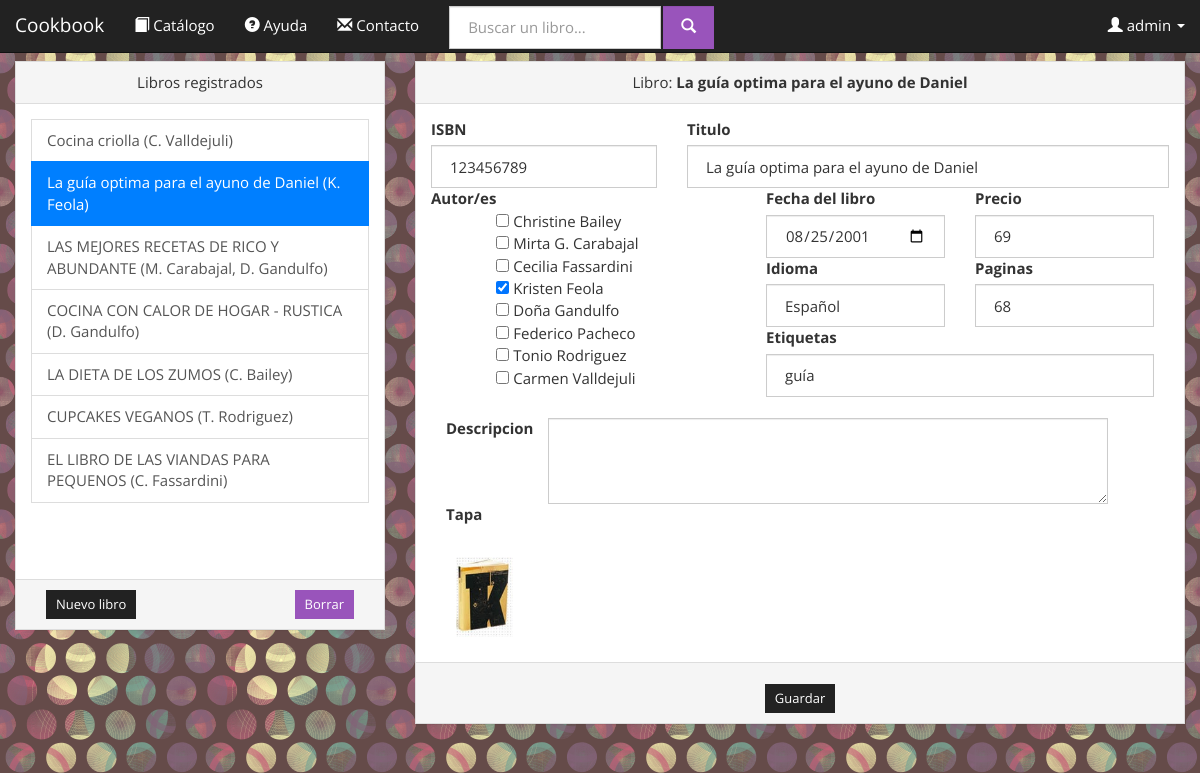
/cookbooks.com.ar/admin_books.php?id=2 (signed in), run on an earlier commit of the app's database.
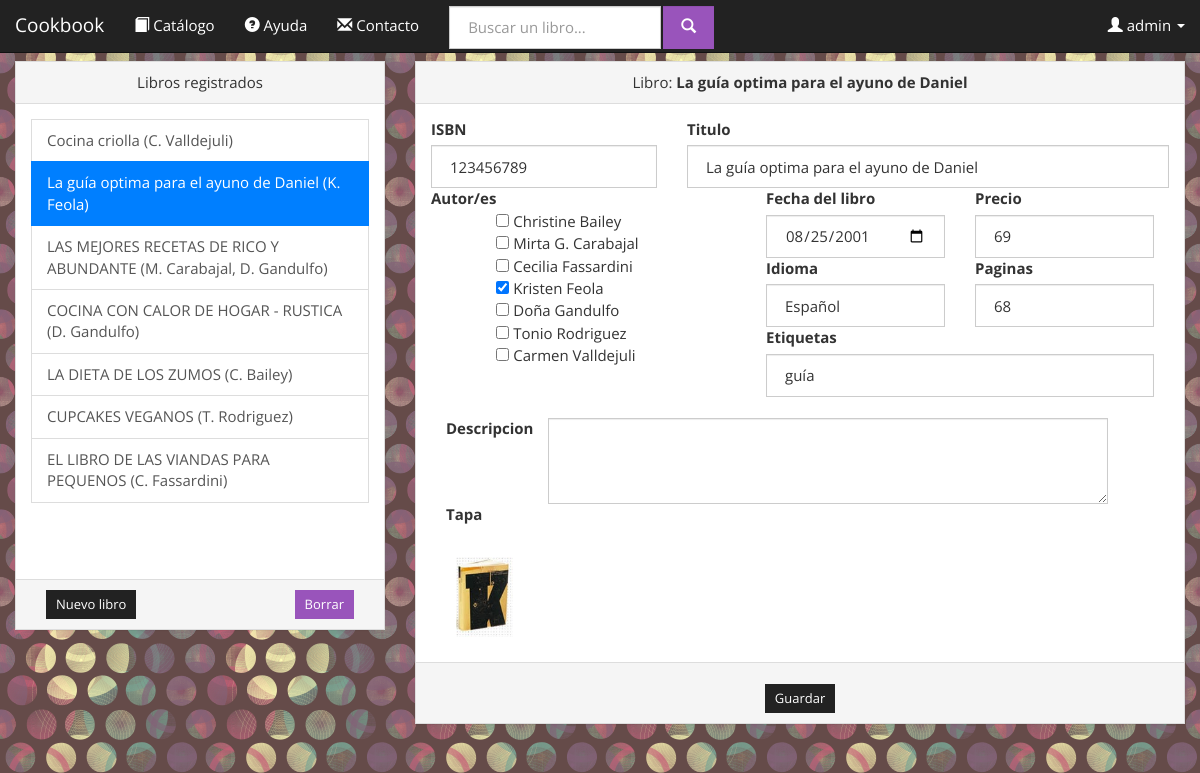
And on a later commit of the database.
### tables this page shows
CREATE TABLE IF NOT EXISTS `usuarios` (
  `username` varchar(30) NOT NULL,
  `password` varchar(30) NOT NULL,
  `nombre` varchar(30) DEFAULT NULL,
  `apellido` varchar(30) DEFAULT NULL,
  `direccion` varchar(50) DEFAULT NULL,
  `mail` varchar(30) DEFAULT NULL,
  `telefono` varchar(12) DEFAULT NULL,
  `admin` tinyint(1) NOT NULL,
  `fecha_alta` date NOT NULL,
  `fecha_nac` date DEFAULT NULL,
  PRIMARY KEY (`username`)
);

CREATE TABLE IF NOT EXISTS `libros` (
  `ID` int(11) NOT NULL AUTO_INCREMENT,
  `ISBN` varchar(10) NOT NULL DEFAULT '',
  `titulo` varchar(50) NOT NULL DEFAULT '',
  `IDIOMA` varchar(40) NOT NULL DEFAULT '',
  `paginas` int(11) NOT NULL DEFAULT '0',
  `precio` float NOT NULL DEFAULT '0',
  `fecha` date NOT NULL DEFAULT '0000-00-00',
  `etiquetas` varchar(100) NOT NULL DEFAULT '',
  `texto` text,
  `tapa` text,
  `eliminado` tinyint(1) NOT NULL DEFAULT '0',
  PRIMARY KEY (`ID`)
);

CREATE TABLE IF NOT EXISTS `autor` (
  `ID` int(11) NOT NULL AUTO_INCREMENT,
  `nombre` varchar(30) NOT NULL,
  `apellido` varchar(30) NOT NULL,
  `fecha_nacimiento` date DEFAULT '0000-00-00',
  `lugar_nacimiento` varchar(50) DEFAULT '',
  `eliminado` tinyint(1) NOT NULL DEFAULT '0',
  PRIMARY KEY (`ID`)
);

### cookbooks.com.ar/database.php (called while the page is built, shortened)
<?php
class Conexion {
	private $local = false;
	private $hostname = 'localhost';
	private $port = '8080';
	private $username = 'root';
	private $password = 'F3Dericcio';
	private $dbname = 'cookbookg32';
	private $dbh;
	function __construct(){
		if (!$this->local){
			$this->hostname = 'db4free.net';
			$this->port = '3306';
			$this->username = 'federico';
			$this->password = 'federico';
			$this->dbname = 'cookbookg32';
		}
	}
	function conectar(){
		try {
			$this->dbh = new PDO("mysql:host=$this->hostname;dbname=$this->dbname;port=$this->port", $this->username, $this->password, array(PDO::MYSQL_ATTR_INIT_COMMAND => "SET NAMES utf8"));
			return true;
		} catch(PDOException $e) {
			return false;
		}
	}
	function query($statement){
		return $this->dbh->query($statement);
	}
}
class Users{
	static private $conexion;
	static private $initialized = FALSE;
	static function initialize(){
		if (self::$initialized) return;
		self::$conexion = new Conexion;
		self::$initialized = TRUE;
	}
	static function getUserLogin(){
		if (isset($_SESSION['username'])){
			$username = $_SESSION['username'];
			$info = self::$conexion->query("SELECT * FROM usuarios WHERE username='$username' ");
			if ($info->rowCount() == 1){
				$array = $info->fetch(PDO::FETCH_ASSOC);
				return new User($array);
			}else return NULL;
		}else{
			return NULL;
		}
	}
}
class User{
	private	$username,
			$password,
			$nombre,
			$apellido,
			$direccion,
			$email,
			$telefono,
			$fecha_nacimiento,
			$fecha_alta,
			$administrator;
	function __construct($params){
		$this->username = $params['username'];
	}
	function getUsername(){
		return $this->username;
	}
}
class Books{
	static private $conexion;
	static private $initialized = false;
	static function initialize(){
		if (self::$initialized) return;
		self::$conexion = new Conexion;
		self::$initialized = TRUE;
	}
	static function getLibros(){
		$result = self::$conexion->query("
			SELECT L.ID, L.ISBN, L.titulo, GROUP_CONCAT(E.id_autor) as autores, L.paginas, L.precio, L.IDIOMA, L.fecha, L.etiquetas, L.texto, L.tapa, L.eliminado
			FROM libros L
			LEFT JOIN escribe E ON (L.ID=E.id_libro)
			WHERE(L.eliminado=0)
			GROUP BY L.ID
		");
		$libros = array();
		if ($result){
			$librosDatos = $result->fetchAll(PDO::FETCH_ASSOC);
			foreach ($librosDatos as $key => $info) {
				array_push($libros, new Book($info));
			}
		}
		return $libros;
	}
	static function getBook($bookID){
		$result = self::$conexion->query("
			SELECT L.ID, L.ISBN, L.titulo, GROUP_CONCAT(E.id_autor) as autores, L.paginas, L.precio, L.IDIOMA, L.fecha, L.etiquetas, L.texto, L.tapa, L.eliminado
			FROM libros L
			LEFT JOIN escribe E ON (L.ID=E.id_libro)
			GROUP BY L.ID
			HAVING (L.ID=$bookID)
		");
		if ($result && $result->rowCount()>0){
			$bookInfo = $result->fetchAll(PDO::FETCH_ASSOC);
			return new Book($bookInfo[0]);
		}
		return NULL;
	}
}
class Book{
	private	$ID,
	        $ISBN,
			$titulo,
			$paginas,
			$precio,
			$idioma,
			$fecha,
			$etiquetas,
			$texto,
			$tapa,
			$eliminado,
			$autores;
	function __construct($param){
	    $this->ID = $param['ID'];
		$this->ISBN = $param['ISBN'];
		$this->titulo = $param['titulo']? $param['titulo']:'';
		$this->paginas = $param['paginas']? $param['paginas']:'0';
		$this->precio = $param['precio']? $param['precio']:'0';
		$this->idioma= $param['IDIOMA']? $param['IDIOMA']:'';
		$this->fecha = $param['fecha']? $param['fecha']:'0000-00-00';
		$this->etiquetas = $param['etiquetas']? $param['etiquetas']:'';
		$this->tapa = $param['tapa']? $param['tapa']:'';
		$this->autores = $param['autores']? $param['autores']:'';
	}
    function getID(){
        return $this->ID;
    }
	function getISBN(){
		return $this->ISBN;
	}
	function getTitulo(){
		return $this->titulo;
	}
	function getAutoresIDs_arr(){
		return explode(",", $this->autores);
	}
	function getAutoresString(){
		$arreglo= $this->getAutores();
		$string ="";
		foreach ($arreglo as $key => $value) {
			$inicial=$value->getNombre();
			$inicial= $inicial[0];
			$string.=$inicial.'. '.$value->getApellido().", ";
		}
		$string= substr ($string, 0, -2);
		return $string;
	}
	function getAutores(){
		$autores_ids = explode(",", $this->autores);
		$result= Array();
		foreach ($autores_ids as $key => $value) {
			$autor = Authors::getAuthor($value);
			if ($autor)	array_push($result, $autor);
		}
		return $result;
	}
	function getPaginas(){
		return $this->paginas;
	}
	function getPrecio(){
		return $this->precio;
	}
	function getIdioma(){
		return $this->idioma;
	}
	function getFecha(){
		return $this->fecha;
	}
	function getEtiquetas(){
		return $this->etiquetas;
	}
	function getTapa(){
		return $this->tapa;
	}
}
class Authors{
	static private $initialized = FALSE;
	static private $conexion;
	private static function initialize(){
		if (self::$initialized) return;
		self::$conexion = new Conexion;
		self::$initialized = TRUE;
	}
	public static function getAuthors(){
		$result =  self::$conexion->query("
			SELECT *
			FROM autor
			WHERE (eliminado=0)
			ORDER BY apellido
		");
		$authors = array();
		if ($result){
			$authorsData = $result->fetchAll(PDO::FETCH_ASSOC);
			foreach ($authorsData as $key => $info) {
				array_push($authors, new Author($info));
			}
		}
		return $authors;
	}
	public static function getAuthor($ID){
		$result = self::$conexion->query("
			SELECT *
			FROM autor
			WHERE (ID=$ID)AND(eliminado=0)
			LIMIT 1
		");
		if ($result && $result->rowCount()>0) return new Author($result->fetch(PDO::FETCH_ASSOC));
		else return NULL;
	}
}
class Author{
	private	$ID,
			$nombre,
			$apellido,
			$fecha_nacimiento,
			$lugar_nacimiento,
			$eliminado;
	function __construct($params){
		$this->ID = $params['ID'];
		$this->nombre = $params['nombre']? $params['nombre']: "";
		$this->apellido = $params['apellido']? $params['apellido']:"";
	}
	function getID(){
		return $this->ID;
	}
	function getNombre(){
		return $this->nombre;
	}
	function getApellido(){
		return $this->apellido;
	}
	function getNombreApellido(){
		return $this->nombre.' '.$this->apellido;
	}
}
		?>

### cookbooks.com.ar/admin_books.php (the view, shortened to what the rows shown need)
<?php include_once('database.php'); ?>
<!DOCTYPE html>
<html lang="es">
    <head>
        <link href="bootstrap-3.1.1-dist/css/bootstrap_Cosmo.css" rel="stylesheet" media="screen">
         <?php include_once('database.php'); ?>
		<link href="website/uploadFile/uploadfile.min.css" rel="stylesheet">
    </head>
    <body>
        <?php include_once('navigation.php'); ?>
        <?php
			$ID_ACTIVE = -1;		if (isset($_REQUEST['id'])) $ID_ACTIVE = $_REQUEST['id'];
			$NUEVO_LIBRO = FALSE;	if (isset($_REQUEST['new'])) $NUEVO_LIBRO = TRUE;
	    	$LIBRO = NULL;
	    	if ($ID_ACTIVE > 0){
	    		$LIBRO = Books::getBook($ID_ACTIVE);
	    	}
	    ?>
        <div class="container-fluid text-center">
            <div class="row">
                <div class="col-md-4">
                	<div class="panel panel-default">
                		<div class="panel-body" style="max-height: 475px; min-height:475px; overflow-y: scroll;">
                			<div class="list-group text-left">
                				<?php
	            					$libros = Books::getLibros();
	            					foreach ($libros as $key => $value) {
            					?>
										<a id="libro_<?php echo $value->getID(); ?>" href="admin_books.php?id=<?php echo $value->getID(); ?>" class="list-group-item <?php if ($ID_ACTIVE==$value->getID()) echo 'active' ?>">
											<?php echo $value->getTitulo().' ('.$value->getAutoresString().')'; ?>
										</a>
								<?php
									}
								?>
                			</div>
                		</div>
                	</div>
                </div>
                <div class="col-md-8 <?php if (!$LIBRO && !$NUEVO_LIBRO){ echo "hidden";} ?>">
                	<div class="panel panel-default">
                		<div class="panel-heading">Libro:
                			<strong>
                			<?php
                				if ($LIBRO) echo $LIBRO->getTitulo();
								elseif($NUEVO_LIBRO) echo "Nuevo Libro";
                			?>
                			</strong>
                		</div>
                		<div class="panel-body" style="max-height: auto; min-height:475px;">
                			<form id="libro_form" role="form" class="" enctype="multipart/form-data">
                				<div class="row">
	                				<div class="col-xs-4">
	                					<label for="libro_ISBN" class="pull-left">ISBN</label>
	            						<input class="form-control" id="libro_ISBN" type="text" placeholder="ISBN" value="<?php if ($LIBRO) echo $LIBRO->getISBN(); ?>" />
	                				</div>
	                				<div class="col-xs-8">
	                					<label for="libro_titulo" class="pull-left">Titulo</label>
	                					<input class="form-control" id="libro_titulo" type="text" placeholder="Titulo del libro" value="<?php if ($LIBRO) echo $LIBRO->getTitulo() ?>"/>
	                				</div>
                				</div>
                				<div class="row">
	                				<div class="col-xs-5">
	                					<label for="libro_autor" class="pull-left">Autor/es</label></br>
	                					<?php if ($LIBRO){  ?>
		                					<div id="contiene2"  style="overflow-y: scroll; height: 178px; text-align: left; ">
			                					<?php
			                					$autores = Authors::getAuthors();
												foreach ($autores as $key => $value) {
													if ( in_array($value->getID(), $LIBRO->getAutoresIDs_arr()) ){?>
														<input id="libro_autor" type="checkbox" checked="true" value="<?php echo $value->getID()?>">
														<?php echo $value->getNombreApellido();?> </br>
													<?php
													}else{ ?>
														<input id="libro_autor" type="checkbox" value="<?php echo $value->getID()?>"> <?php echo $value->getNombreApellido();?></br>
													<?php } ?>
												<?php } ?>
											</div>
	                					<?php }  if (!$LIBRO) { ?>
		                					<div id="contiene"  style="overflow-y: scroll; height: 178px; text-align: left">
			                					<?php
			                					$autores = Authors::getAuthors();
												foreach ($autores as $key => $value) {?>
													<input id="libro_autor" type="checkbox" value="<?php echo $value->getID()?>"> <?php echo $value->getNombreApellido(); ?></br>
												<?php }  ?>
											</div>
										<?php } ?>
	                				</div>
	                				<div class="col-sm-7">
		                				<div class="col-xs-6">
		                					<label for="libro_fecha" class="pull-left">Fecha del libro</label>
		                					<input class="form-control" id="libro_fecha" type="date" placeholder="dd/mm/aaaa" value="<?php if ($LIBRO) echo $LIBRO->getFecha(); ?>"/>
		                				</div>
		                				<div class="col-xs-6">
		                					<label for="libro_precio" class="pull-left">Precio</label>
		                					<input class="form-control" id="libro_precio" type="text" placeholder="Precio del libro" value="<?php if ($LIBRO) echo $LIBRO->getPrecio() ?>"/>
		                				</div>
		                				<div class="col-xs-6">
		                					<label for="libro_idioma" class="pull-left">Idioma</label>
		                					<input class="form-control" id="libro_idioma" type="text" placeholder="Idioma del libro" value="<?php if ($LIBRO) echo $LIBRO->getIdioma() ?>"/>
		                				</div>
		                				<div class="col-xs-6">
		                					<label for="libro_pag" class="pull-left">Paginas</label>
		                					<input class="form-control" id="libro_pag" type="text" placeholder="Cantidad de paginas" value="<?php if ($LIBRO) echo $LIBRO->getPaginas() ?>"/>
		                				</div>
		                				<div class="col-xs-12">
		                					<label for="libro_tags" class="pull-left">Etiquetas</label>
		                					<input class="form-control" id="libro_tags" type="text" placeholder="Tags" value="<?php if ($LIBRO) echo $LIBRO->getEtiquetas() ?>"/></br>
		                				</div>
	                				</div>
                				</div>
                                <div class="col-md-12">
                                	<label for="img_load_btn" class="pull-left">Tapa</label><br /><br />
                    				<img id="img_tapa" src="books/img/tapas/<?php
                    					$path = "_DEFAULT_.jpg";
										if ($LIBRO){
											if (is_file("books/img/tapas/".$LIBRO->getTapa())){
												$path = $LIBRO->getTapa();
											}
										}
										echo $path;
                    					?>" class="img-rounded img-responsive pull-left" style="height: 100px; padding:10px;">
								</div>
            				</form>
                        </div>
            		</div>
            	</div>
            </div>
        </div>
    </body>
</html>

### cookbooks.com.ar/navigation.php (shortened to what the rows shown need)
<?php
	include_once('database.php');
?>
<div id ="navigationWrapper">
	<nav class="navbar navbar-default navbar-fixed-top" role="navigation">
	  <div class="container-fluid">
	    <div class="collapse navbar-collapse" id="bs-navbar-collapse-1">
			<div class="">
				<ul class="nav navbar-nav navbar-right">
					<?php
					if ($user = Users::getUserLogin()){
					?>
				            <li class="dropdown">
				                <a href="#" class="dropdown-toggle" data-toggle="dropdown"><span class="glyphicon glyphicon-user"></span>&nbsp;<?php echo $user->getUsername(); ?>&nbsp;<b class="caret"></b></a>
				            </li>
			    	<?php } ?>
				</ul>
			</div>
	    </div>
	  </div>
	</nav>
</div>

What changed in the data, as far as the page shows it:
no longer on this page (row edited): autor: $value->getNombreApellido() "Federico Pacheco"
